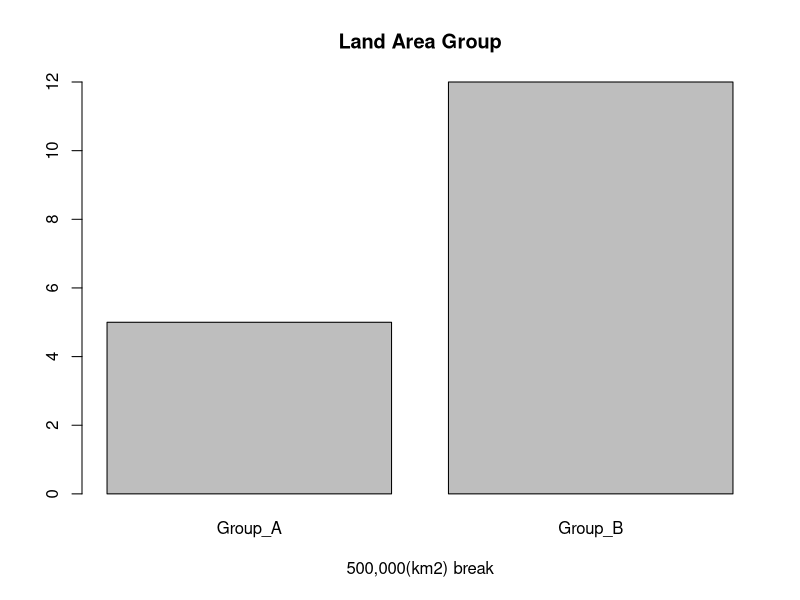
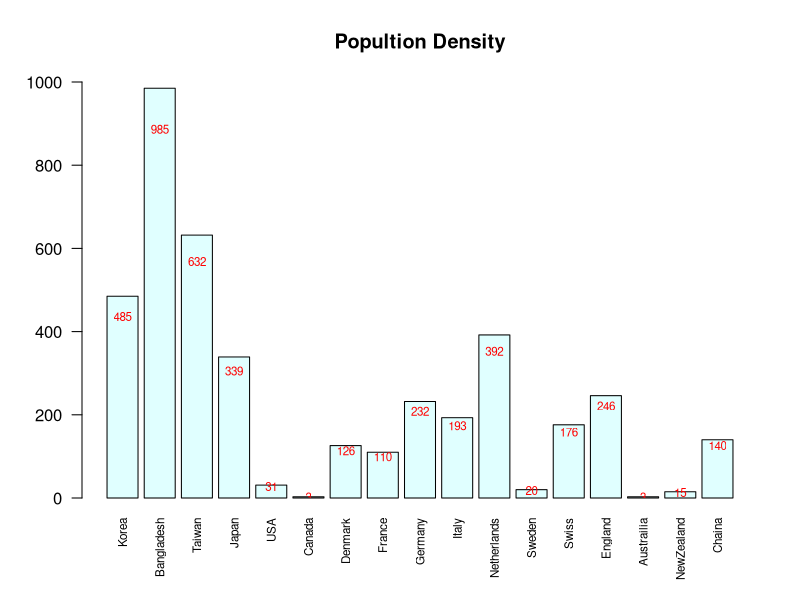
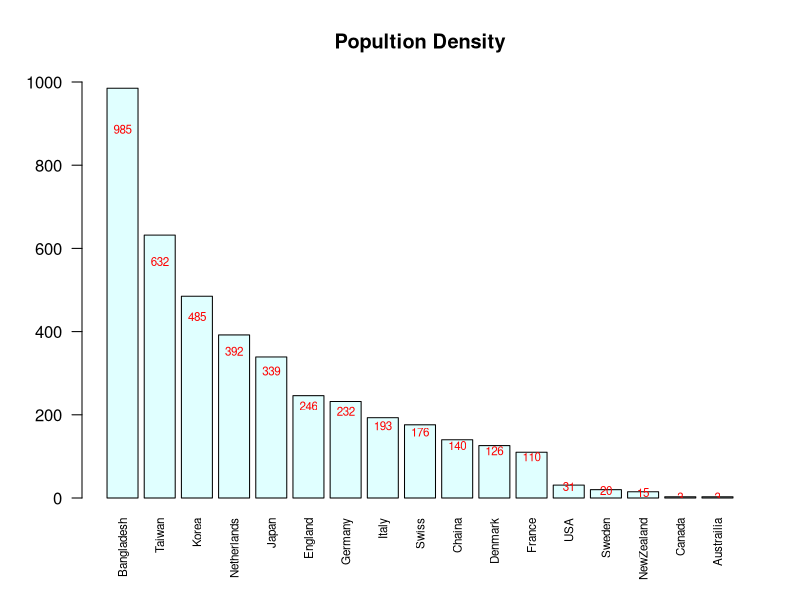
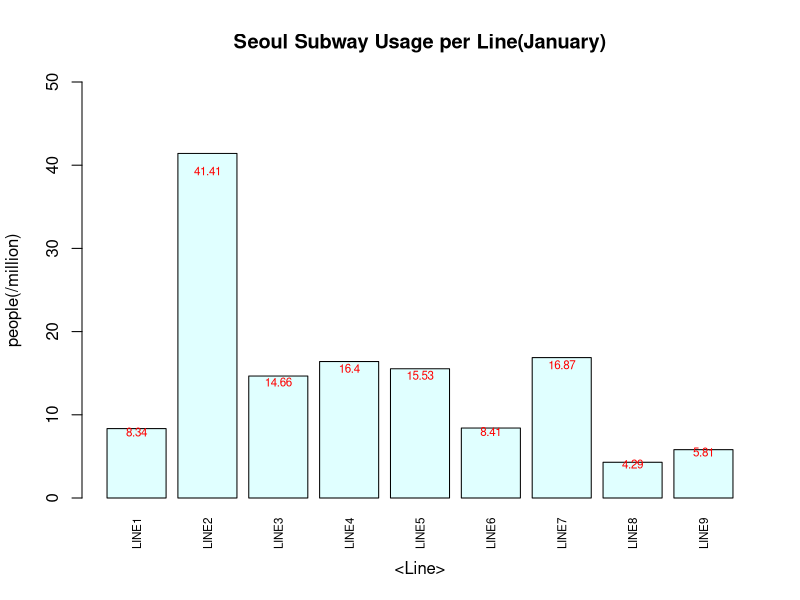
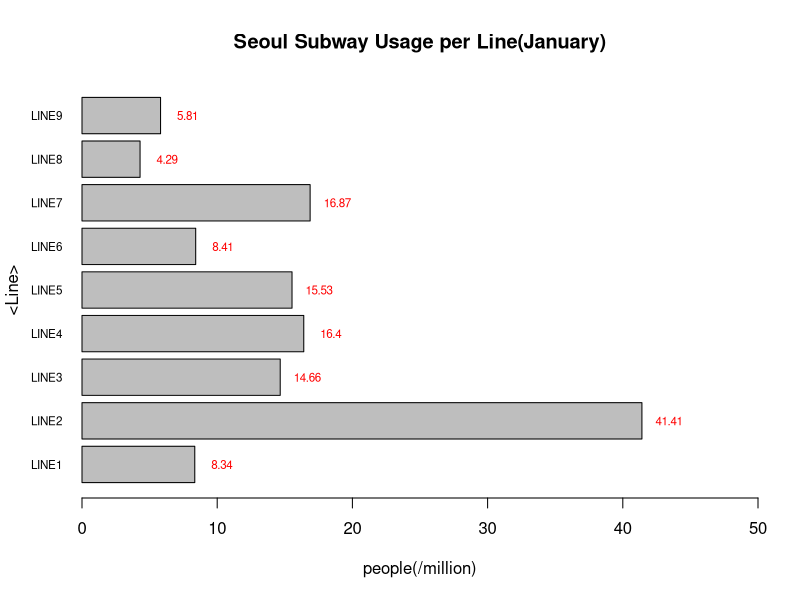
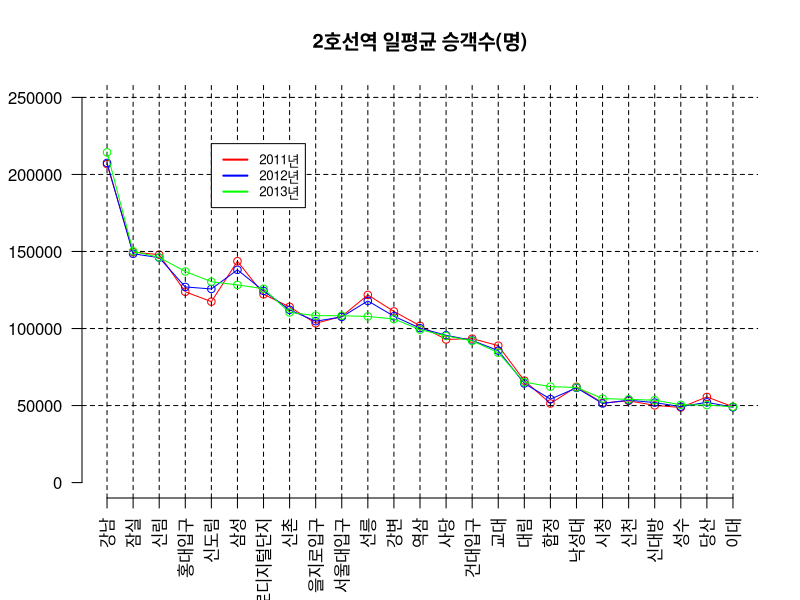

Here is the R script that generated these plots, in order: (Note: this script raises an error after producing the figures.)
#-------------------------------------------------------------------------------------
# 정형 데이터 분석
#-------------------------------------------------------------------------------------

#-------------------------------------------------------------------------------------
# 1. Barplot
#-------------------------------------------------------------------------------------

#-----------------------------------------------
# 1-1. 국가별 면적과 인구밀도 비교

d <- read.csv("data/nations_land_area.csv", sep=",")

names(d)
dim(d)                  # row count / column count
str(d)

# ordering
d[order(d$Nation), ]
d[order(d$LandArea, decreasing = T), ]  

d$Nation
# gsub(pattern = " ", replacement = "", x = d$Nation);          #특정 패턴의 문자를 치환

d$Group <- ifelse(d$LandArea > 500000, "Group_A", "Group_B");    # add new column 
#d[d$PopDensity > 500, ]$PopDensity <- 500                      # change column value.

table(d$PopDensity)
counts <- table(d$Group);counts

barplot(counts, main="Land Area Group", xlab="500,000(km2) break")

bp <- barplot(d$PopDensity, names.arg = d$Nation, main="Popultion Density", col="lightcyan", ylim=c(0,1000), cex.names=0.7, las=2)
text(x = bp, y = d$PopDensity*0.9, labels = d$PopDensity, col = "red", cex = 0.7)



# Sort : PopDensity
data <- d[order(d$PopDensity, decreasing = T), ]  
data

bp <- barplot(data$PopDensity, names.arg = data$Nation, main="Popultion Density", col="lightcyan", ylim=c(0,1000), cex.names=0.7, las=2)
text(x = bp, y = data$PopDensity*0.9, labels = data$PopDensity, col = "red", cex = 0.7)


#-----------------------------------------------
# 1-2. 대중교통 수단별 이용 현황

d <- read.csv("data/usage_public_transportation.csv",sep=",", stringsAsFactors = FALSE)

names(d)
dim(d)

d[order (d$LINE),]
unitNumber <- 1000000


# Vertical Barplot

bp <- barplot(d$M01/unitNumber, ylim=c(0,50),
              names.arg = d$LINE, main = "Seoul Subway Usage per Line(January)",
              col = "lightcyan", cex.names=0.7, las = 3, ylab="people(/million)", xlab="<Line>")

text(x=bp, y=d$M01/unitNumber*0.95, labels = round(d$M01/unitNumber, 2), col = "red", cex = 0.7)


# Horizontal Barplot

bp <- barplot(d$M01/unitNumber, xlim=c(0,50),
              names.arg = d$LINE, main = "Seoul Subway Usage per Line(January)",
              col = "gray", cex.names=0.7, las = 1, xlab="people(/million)", ylab="<Line>",
              horiz=T)

text(y=bp, x=d$M01/unitNumber + 2, labels=round(d$M01/unitNumber,2), col = "red", cex = 0.7)
savePlot("16_horizontal_bar_subway.png", type="png")



#-----------------------------------------------------------------------------------------------
# 3. Line Chart : plot / type="o"
#-----------------------------------------------------------------------------------------------

rm(list=ls())

# csv : fileEncoding="CP949"
f <- read.csv("data/passengers_line2_station.csv", sep=",", stringsAsFactors = FALSE, fileEncoding="CP949")
head(f)

a <- f$y2011
b <- f$y2012
c <- f$y2013

l <- head(f$station, 25)
x <- head(f$y2011, 25)
y <- head(f$y2012, 25)
z <- head(f$y2013, 25)

plot(x, xlab="", ylab="", ylim=c(0,250000), axes=FALSE, type="o", col="red", main="2호선역 일평균 승객수(명)")
axis(1, at=1:length(l), lab=l, las=2)
axis(2, las=1)

abline(h=c(50000,100000,150000,200000,250000), v=c(1:25), lty=2)   # grid line

lines(y, col="blue", type="o")       
lines(z, col="green", type="o")

colors <- c("red","blue","green")
legend(5, 220000, c("2011년","2012년","2013년"), cex=0.8, col=colors, lty=1, lwd=2)   # 범례 위치와 색
savePlot("17_line_gridline.png", type="png")



#-----------------------------------------------------------------------------------------------
# 4. Barplot : as.matrix
#-----------------------------------------------------------------------------------------------

gangnam <- read.csv("data/line2_gangnam.csv")
gangnam
mode(gangnam)

as.matrix(gangnam)

barplot(as.matrix(gangnam)/1000, main="강남역 시간대별 승하차 현황",
        ylab="인원수(천명)", beside=TRUE, las=2, ylim=c(0,500))

#abline(h=seq(3,400,10), col="white", lwd=2)
abline(h=c(50,100,150,200,250,300,350,400,450),lty=2)

legend("topright", c("승차","하차"), cex=0.8, fill=c("black","white"))
savePlot("18_bar_multi_grid.png", type="png")



#-----------------------------------------------------------------------------------------------
# 5. Line Chart : plot / type="o"
#-----------------------------------------------------------------------------------------------

f <- read.csv("data/passengers_seoulmetro_line2_total.csv", sep=",", stringsAsFactors = FALSE, fileEncoding="CP949")
f

getIn <- (f$getIn/10000)
getOut <- (f$getOut/10000)

yrange <- range(0, getIn, getOut)     # 최저값과 최고값 사이의 범위
yrange

plot(getIn, xlab="", ylab="", ylim=yrange, axes=FALSE, type="o", col="red", main="2호선 역별 승하차인원(만명)")

axis(1, at=1:50, lab=c(f$station), las=2)
axis(2,las=1)

abline(h=c(50,100,150,200,250,300), v=c(5,10,15,20,25,30,35,40,45),lty=2)

lines(getOut, col="blue", type="o")

colors <- c("red","blue")
legend(35,300,c("승차","하차"),cex=0.8,col=colors,lty=1,lwd=2)



#----------------------------------------------------------------------------
# 6.

noodle <- read.csv("data/inflation_ramyon_rate.csv", header=T, sep=",", fileEncoding="CP949")

# ann : x, y 축 타이틀 표시 여부

plot(noodle$년도, noodle$누적물가상승율, type="o", ylim=c(-3,1200), ann=FALSE, col="red", lwd=2)
par(new=T)                          # 그래프를 겹쳐 그린다는 의미
plot(noodle$년도, noodle$누적상승율, type="o", ylim=c(-3,1200), axes=FALSE, ann=FALSE, col="blue", lwd=2)

title(main="물가상승률 및 라면값 상승율 비교")
title(xlab="년도", col.lab="blue")
title(ylab="누적상승율(단위:%)", col.lab="red")

abline(h=seq(50,1200,50), col="gray", lty=2, lwd=0.5)
abline(v=seq(1980,2015,1), col="gray", lty=2, lwd=0.5)

colors <- c("red","blue")
legend(1982, 1150, c("물가상승율","라면값상승율"), cex=0.8, col=colors, lty=1, lwd=2, fill="white", bg="white")

savePlot("19_line_cummulate_grid.png", type="png")

